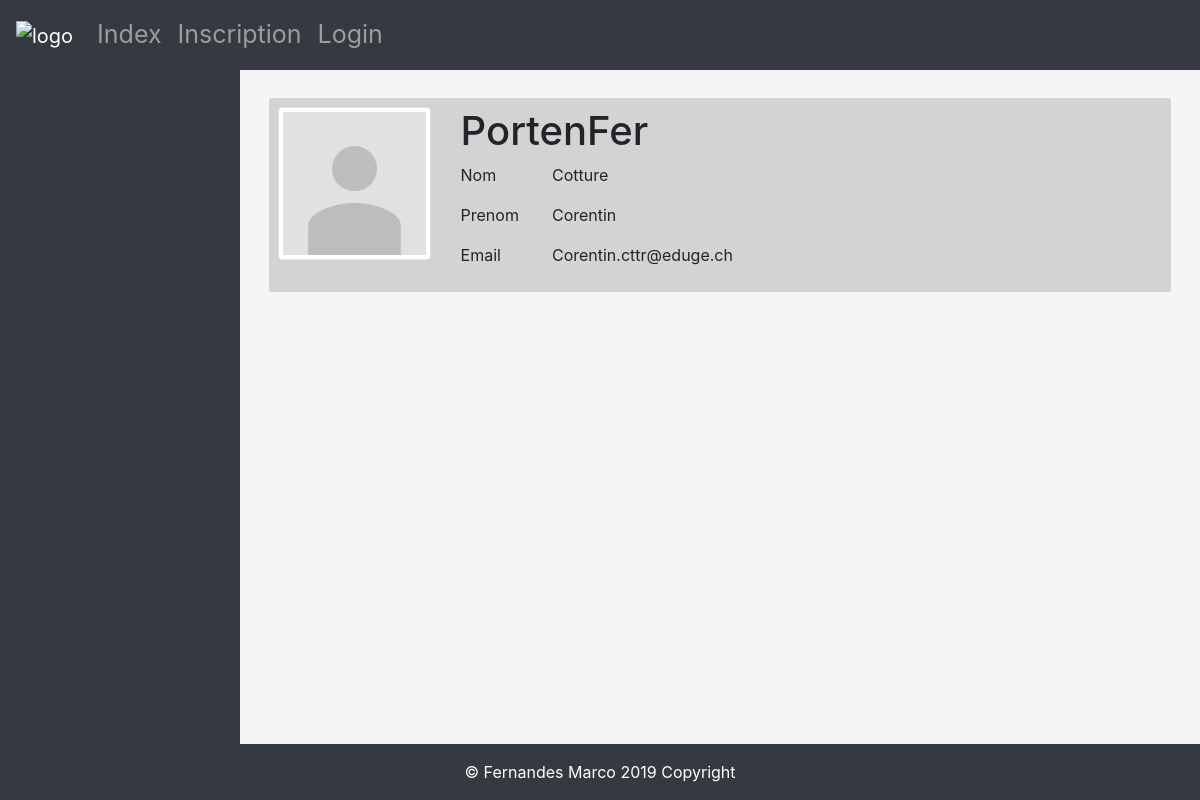
Screenshot of /index.php?page=publicProfile&pseudoProfile=PortenFer with the database file from the repository.
### tables this page shows
CREATE TABLE IF NOT EXISTS `users` (
  `id_user` int(11) NOT NULL AUTO_INCREMENT,
  `pseudo` varchar(50) NOT NULL,
  `last_name` varchar(50) NOT NULL,
  `first_name` varchar(50) NOT NULL,
  `email` varchar(50) NOT NULL,
  `password` varchar(45) NOT NULL,
  `is_admin` tinyint(1) NOT NULL,
  `is_active` tinyint(1) NOT NULL,
  PRIMARY KEY (`id_user`)
);

### new_functions/pdoConnection.php (called while the page is built, shortened)
<?php
class EDatabase {
    private static $pdoInstance;
    public static function getInstance() {
        if (self::$pdoInstance == null) {
            try {
                $dsn = EDB_DBTYPE . ':host=' . EDB_HOST . ';port=' . EDB_PORT . ';dbname=' . EDB_DBNAME . ';charset=utf8';
                self::$pdoInstance = new PDO($dsn, EDB_USER, EDB_PASS);
                self::$pdoInstance->setAttribute(PDO::ATTR_ERRMODE, PDO::ERRMODE_EXCEPTION);
            } catch (PDOException $e) {
                echo "Database Error: " . $e->getMessage();
            }
        }
        return self::$pdoInstance;
    }
}

### new_functions/fonctionDatabase.php (called while the page is built, shortened)
<?php
function displayProfile($displayByPseudo) {
    try {
        $sql = "SELECT * FROM `users` "
                . "WHERE pseudo = :pseudo";
        $dbQuery = EDatabase::getInstance()->prepare($sql);
        $dbQuery->bindParam(':pseudo', $displayByPseudo);
        $dbQuery->execute();
        return $dbQuery->fetchAll(PDO::FETCH_ASSOC);
    } catch (PDOException $e) {
        die('Erreur : ' . $e->getMessage());
    }
}

### new_includes/publicProfile.php (the view, shortened to what this page needs)
<section>
    <article>
        <?php foreach ($displayPublicProfile as $value) { ?>
            <div class="insideArt container main-secction">
                <div class="row">
                    <div class="row user-left-part">
                        <div class="col-md-3 col-sm-3 col-xs-12 user-profil-part pull-left">
                            <div class="row ">
                                <div class="col-md-12 col-md-12-sm-12 col-xs-12 user-image text-center">
                                    <img src="./image/avatar_default.png" class="avatar img-circle img-thumbnail" alt="avatar">
                                </div>
                            </div>
                        </div>
                        <div class="col-md-9 col-sm-9 col-xs-12 pull-right profile-right-section">
                            <div class="row profile-right-section-row">
                                <div class="col-md-12 profile-header">
                                    <div class="row">
                                        <div class="col-md-4 col-sm-3 col-xs-3 profile-header-section1 pull-left">
                                            <h1><?= $value["pseudo"]; ?></h1>
                                        </div>
                                    </div>
                                </div>
                                <div class="col-md-12">
                                    <div class="row">
                                        <div class="col-md-8">
                                            <div class="tab-content">
                                                <div role="tabpanel" class="tab-pane fade show active" id="profile">
                                                    <div class="row">
                                                        <div class="col-md-3">
                                                            <label>Nom</label>
                                                        </div>
                                                        <div class="col-md-6">
                                                            <p><?= $value["last_name"]; ?></p>
                                                        </div>
                                                    </div>
                                                    <div class="row">
                                                        <div class="col-md-3">
                                                            <label>Prenom</label>
                                                        </div>
                                                        <div class="col-md-6">
                                                            <p><?= $value["first_name"]; ?></p>
                                                        </div>
                                                    </div>
                                                    <div class="row">
                                                        <div class="col-md-3">
                                                            <label>Email</label>
                                                        </div>
                                                        <div class="col-md-6">
                                                            <p><?= $value["email"]; ?></p>
                                                        </div>
                                                    </div>
                                                </div>
                                            </div>
                                        </div>
                                    </div>
                                </div>
                            </div>
                        </div>
                    </div>
                </div>
            </div>
        <?php } ?>
    </article>
</section>

### css/MyCFPTForum.css (style rules this page uses)
section { height: 88vh; background-color: whitesmoke; overflow-y: scroll; }
article { border-radius: 2px; margin: 3% 3% 3% 3%; background-color: lightgrey; }
.insideArt { margin-left: 1%; padding-top: 1%; padding-bottom: 1%; }
body { background-color: #e8e8e8; }

### rows the page displays
users: pseudo "PortenFer", last_name "Cotture", first_name "Corentin", email "Corentin.cttr@eduge.ch"
